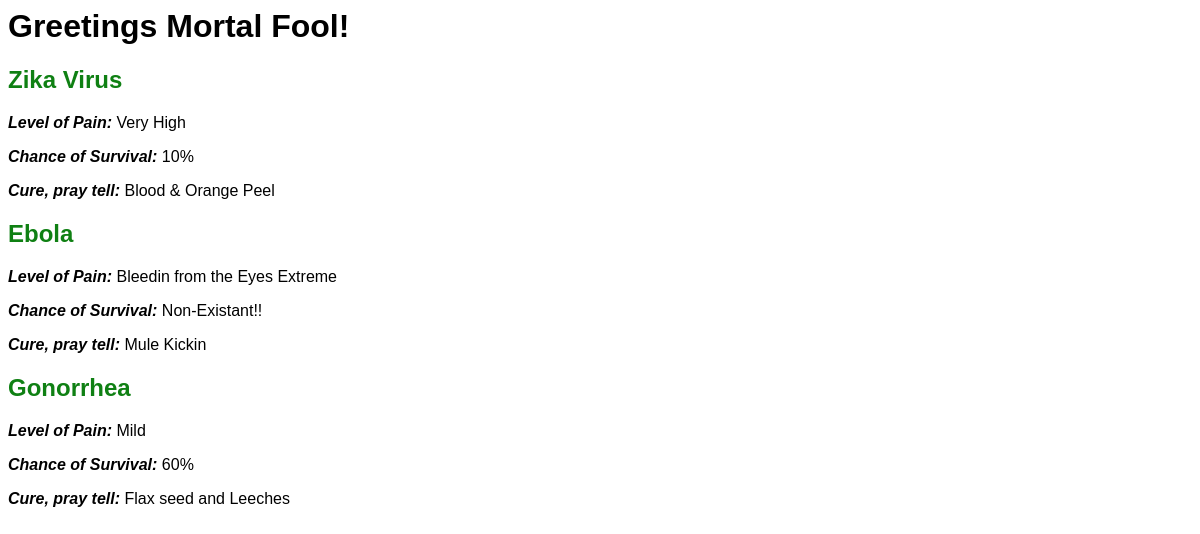
Before: / with the older database file.
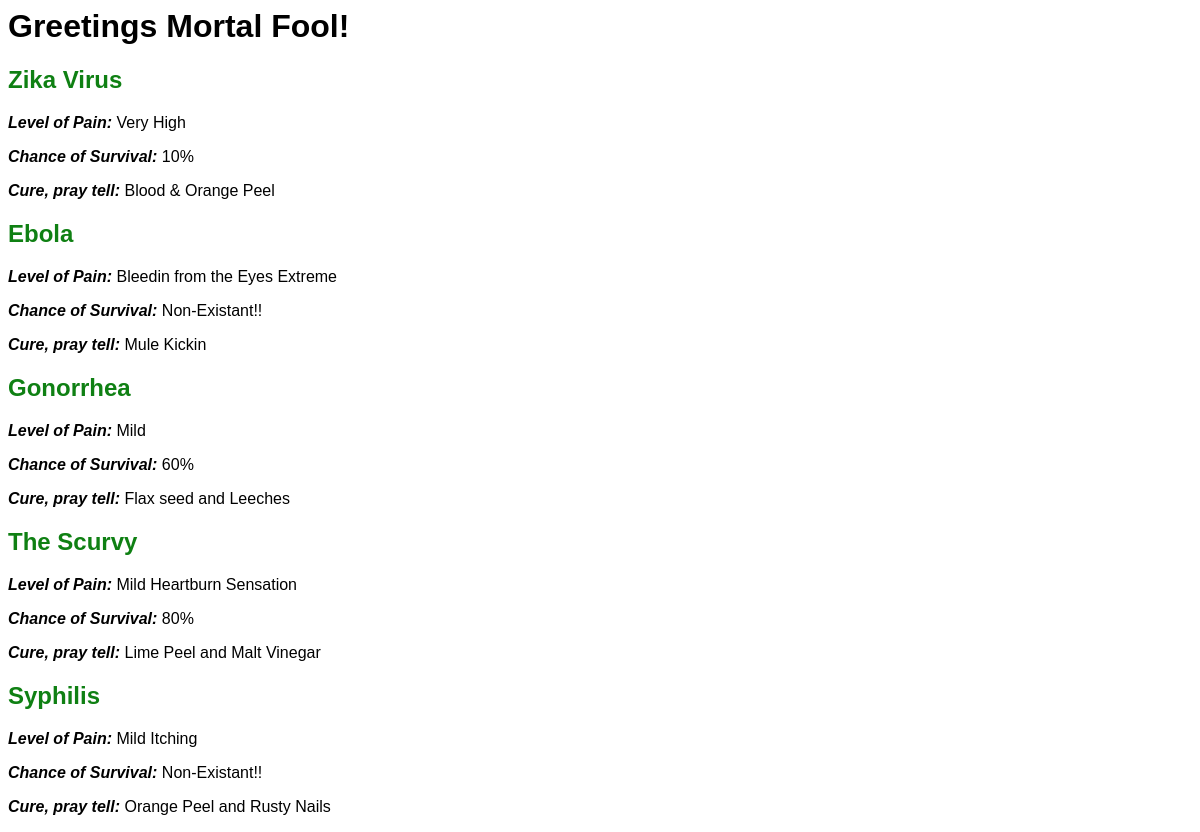
After: the same page with the newer database file.
### main_app/models.py (models this page shows, shortened)
class Disease(models.Model):
	name = models.CharField(max_length = 30)
	pain = models.CharField(max_length = 30)
	cure = models.CharField(max_length = 100)
	survivability = models.IntegerField()

### main_app/views.py (the view)
# urls.py: url(r'^$', views.index)
def index(request):
	context = {
	"diseases": Disease.objects.all()
	}
	return render(request, 'index.html', context) #used to render index.html in templates directory

### main_app/templates/index.html
{%load staticfiles%}
<html>
	<head>
		<link rel="stylesheet" type="text/css" href="{%static 'style.css'%}">
	</head>
	<body>
		<head>
			<h1>Greetings Mortal Fool!</h1>
			{%for d in diseases%}
				<p><h2>{{d.name}}</h2></p>
				<p><b>Level of Pain: </b>{{d.pain}}</p>
				{%if d.survivability > 0%}
					<p><b>Chance of Survival: </b>{{d.survivability}}%</p>
				{%else%}
					<p><b>Chance of Survival: </b>Non-Existant!!</p>
				{%endif%}
				<p><b>Cure, pray tell: </b>{{d.cure}}</p>
			{%endfor%}
		</head>
	</body>
</html>

Changed rows visible on the page:
added Disease: name "The Scurvy", pain "Mild Heartburn Sensation", survivability "80", cure "Lime Peel and Malt Vinegar"
added Disease: name "Syphilis", pain "Mild Itching", shows "Chance of Survival:", survivability "Non-Existant!!", cure "Orange Peel and Rusty Nails"
